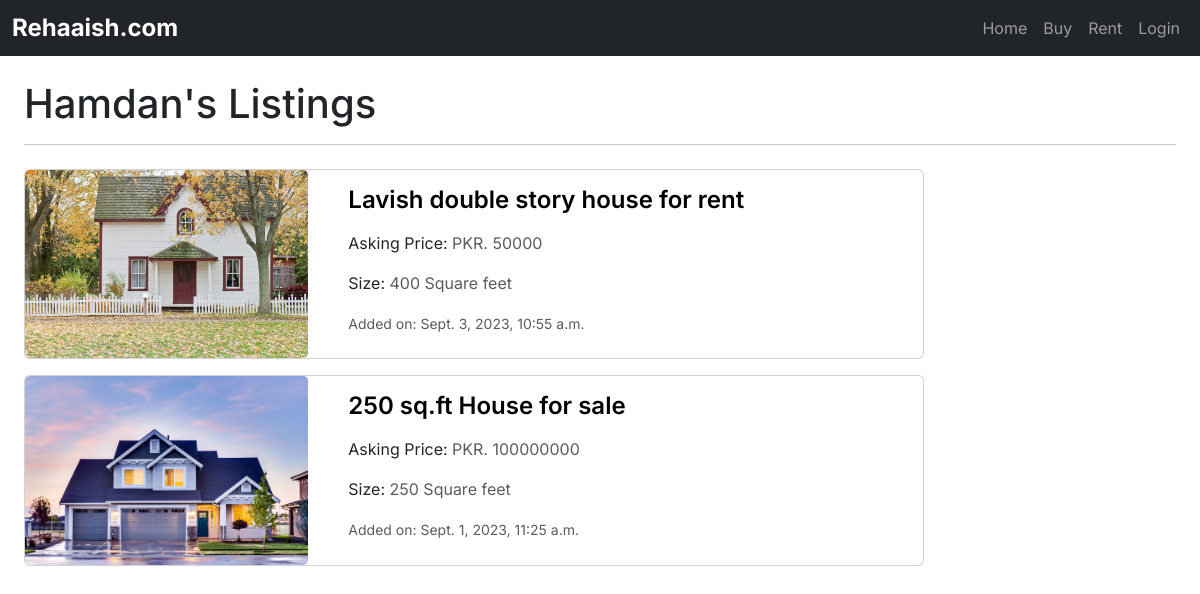
The app's page /user/1/profile/listings, older data.
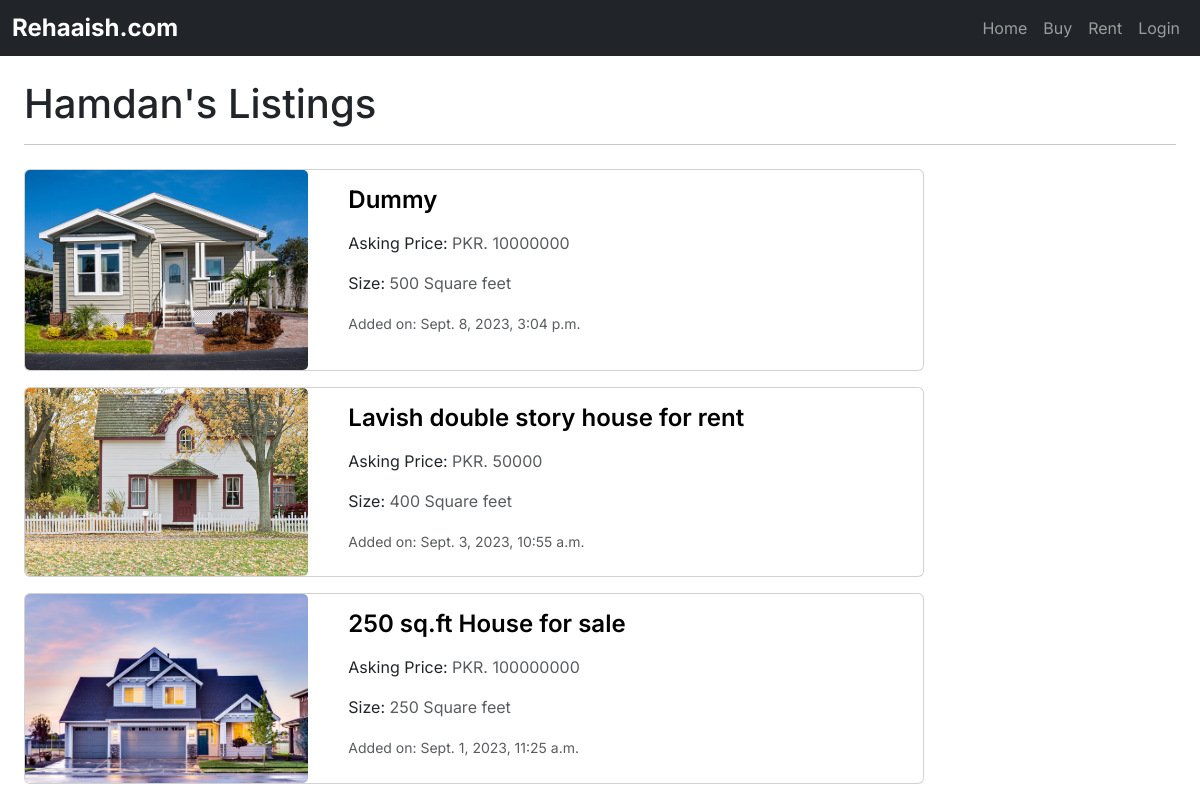
The same page, newer data.
### market/models.py (models this page shows, shortened)
class Property(models.Model):
    UNIT_CHOICES = [
        ("Square feet", "sq.ft"),
        ("Square meters", "sq.m"),
        ("Marla", "marla"),
        ("Kanal", "kanal"),
    ]
    SALE_CHOICES = [
        ("Sell", "Sell"),
        ("Rent", "Rent"),
    ]
    PROVINCE_CHOICES = [
        ("Sindh", "Sindh"),
        ("Punjab", "Punjab"),
        ("Balochistan", "Balochistan"),
        ("KPK", "KPK"),
    ]
    title = models.CharField(max_length=300, blank=True, null=True)
    owner = models.ForeignKey(
        settings.AUTH_USER_MODEL, on_delete=models.CASCADE, blank=True, null=True)
    type = models.ForeignKey(
        PropertyType, on_delete=models.CASCADE, related_name="property", blank=True, null=True)
    sale_type = models.CharField(
        max_length=10, choices=SALE_CHOICES, blank=True, null=True)
    address = models.CharField(max_length=500, blank=True, null=True)
    price = models.IntegerField(blank=True, null=True)
    size = models.IntegerField(blank=True, null=True)
    size_unit = models.CharField(
        choices=UNIT_CHOICES, blank=True, null=True, max_length=100)
    description = models.TextField(blank=True, null=True)
    province = models.CharField(
        choices=PROVINCE_CHOICES, max_length=40, null=True, blank=True)
    city = models.ForeignKey(
        City, on_delete=models.CASCADE, related_name="property_city", null=True, blank=True)
    area = models.ForeignKey(
        Area, on_delete=models.CASCADE, related_name="area", null=True, blank=True)
    added_at = models.DateTimeField(
        default=timezone.now, blank=True, null=True)

class PropertyImage(models.Model):
    property = models.ForeignKey(
        Property, on_delete=models.CASCADE, related_name="property_pics")
    file = models.FileField(blank=True, upload_to=property_pic_path, verbose_name="Files",
                            validators=[validate_file_size], help_text="Allowed size is 50MB", null=True)

### users/views.py (the view)
def OtherListingsView(request, profile_id):
    profile = Profile.objects.get(id=profile_id)
    owner = profile.user
    listings = Property.objects.filter(
        owner=owner).order_by("-added_at")
    return render(request, "users/my_listings.html", {'listings': listings, 'profile': profile})

### users/templates/users/my_listings.html (shortened to what this page needs)
{% extends 'market/base.html' %}
{% block content %}
<main>
    <h1>{% if my_listings %}My {% else %} {{ profile.first_name}}'s {% endif %} Listings</h1>
    <hr >
    <section>
        <div class="my-4">
            {% for listing in listings  %}
                <div class="card mb-3" style="max-width: 900px;">
                    <div class="row no-gutters">
                        <div class="col-md-4">
                            <img src="{% if listing.property_pics.first.file %}{{ listing.property_pics.first.file.url }}{% else %}https://static.vecteezy.com/system/resources/previews/014/554/760/original/man-profile-negative-photo-anonymous-silhouette-human-head-businessman-worker-support-illustration-vector.jpg{% endif %}"  class="card-img img-fluid" style="object-fit: cover; height: 100%; max-height: 200px;" alt="">
                        </div>
                        <div class="col-md-8">
                            <div class="card-body">
                                <a href="{% url 'market:listing_data' listing.id %}" class="listing-title">
                                    <h4 class="card-title">{{ listing.title }}</h4>
                                </a>
                              <p class="card-text">Asking Price: <span class="text-muted">PKR. {{ listing.price }}</span></p>
                              <p class="card-text">Size: <span class="text-muted">{{ listing.size }} {{ listing.size_unit }}</span></p>
                              <div ><small class="text-muted">Added on: {{ listing.added_at }}</small></div>
                            </div>
                        </div>
                    </div>
                </div>
            {% endfor %}
        </div>
    </section>
</main>
{% endblock %}

Row changes from the older to the newer data that the page shows:
added Property: id.file (picture), title "Dummy", price "10000000", size "500", size_unit "Square feet", added_at "Sept. 8, 2023, 3:04 p.m."
